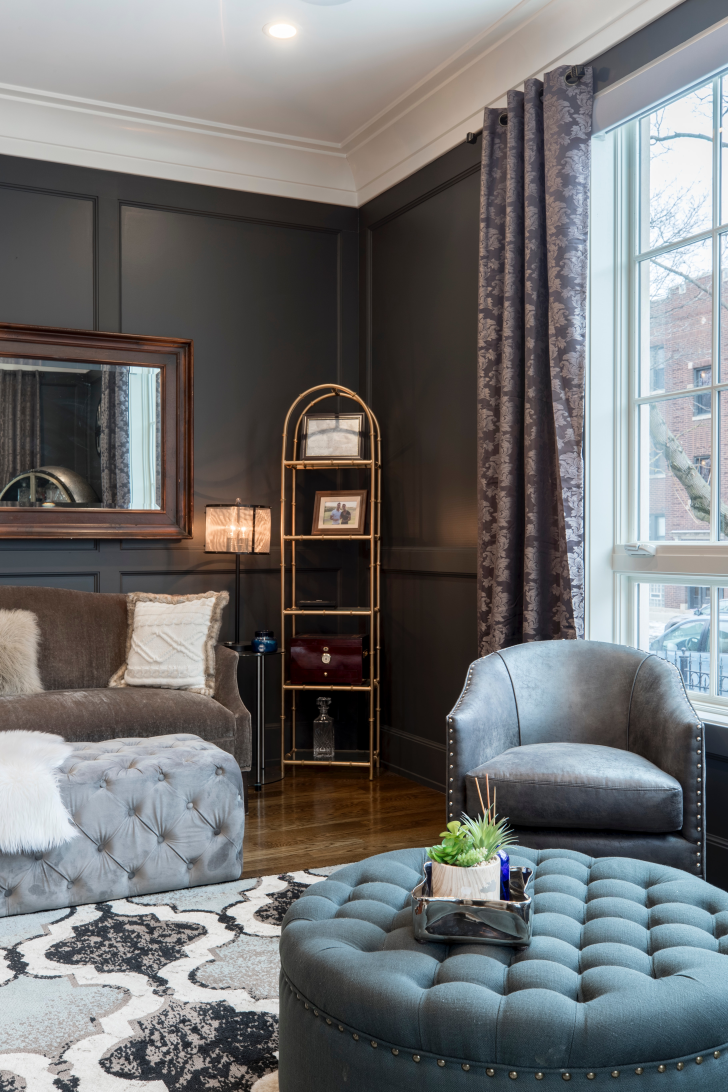
#> input picture Python_with_Ammar Sir/11_Open_CV/Resources/pexels-alex-qian-2343468.jpg, 3639 x 5458 px (shown at 1/5 size)
$ python 03-Chapter_3.py
#> lines starting #> are read from the running program, lines starting #| are printed output that depends on the picture
## Greyscale conversion of  image
# Importing libraries
import cv2 as cv
import numpy as np # numpy is used to resize pics and videos
img = cv.imread("Resources/pexels-alex-qian-2343468.jpg")
#> img is the input picture: shape (5458, 3639, 3); mean B, G, R 114, 113.9, 113.8
# Resizing image
img = cv.resize(img , (800,600)) # 800 * 600 is the new size of image
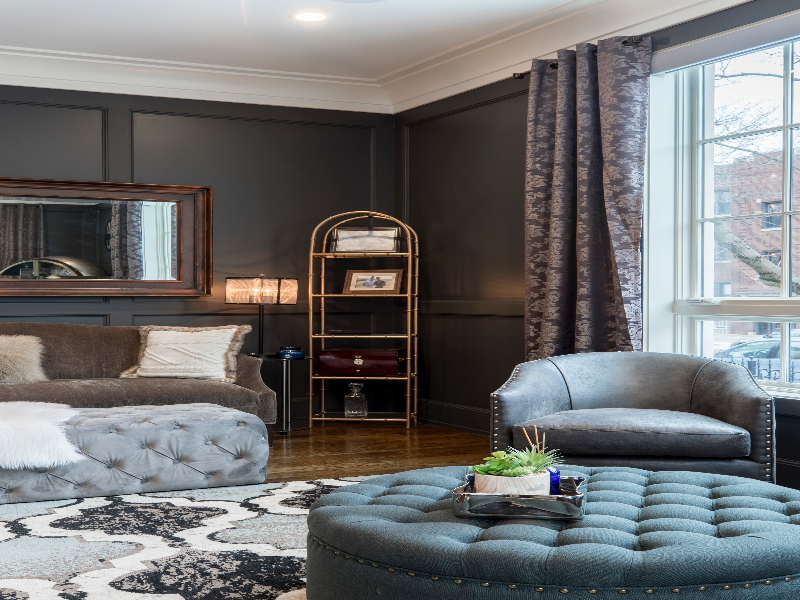
#> img: shape (600, 800, 3); mean B, G, R 113.9, 113.8, 113.7
# conversion
gray_img = cv.cvtColor(img , cv.COLOR_BGR2GRAY)
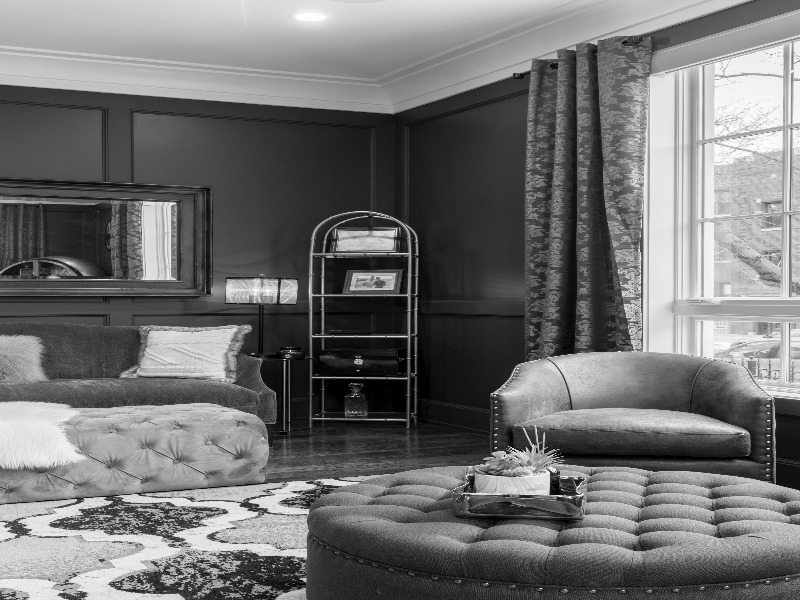
#> gray_img: shape (600, 800); min 0, max 255, mean 113.8
#display code
cv.imshow("Pehli tasveer" , img) # Unsize image
cv.imshow("Gray tasveer" , gray_img) # Grey image
#delay code
cv.waitKey(0)
cv.destroyAllWindows() # closes all windows

$ run again, with Python_with_Ammar Sir/11_Open_CV/Resources/download.jpg copied over Python_with_Ammar Sir/11_Open_CV/Resources/pexels-alex-qian-2343468.jpg
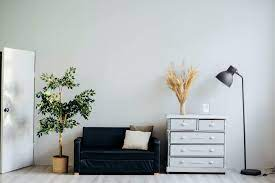
#> input picture Python_with_Ammar Sir/11_Open_CV/Resources/download.jpg, 275 x 183 px
#> img is the input picture: shape (183, 275, 3); mean B, G, R 179.6, 179.2, 174.6
#> `img = cv.resize(img , (800,600))`:
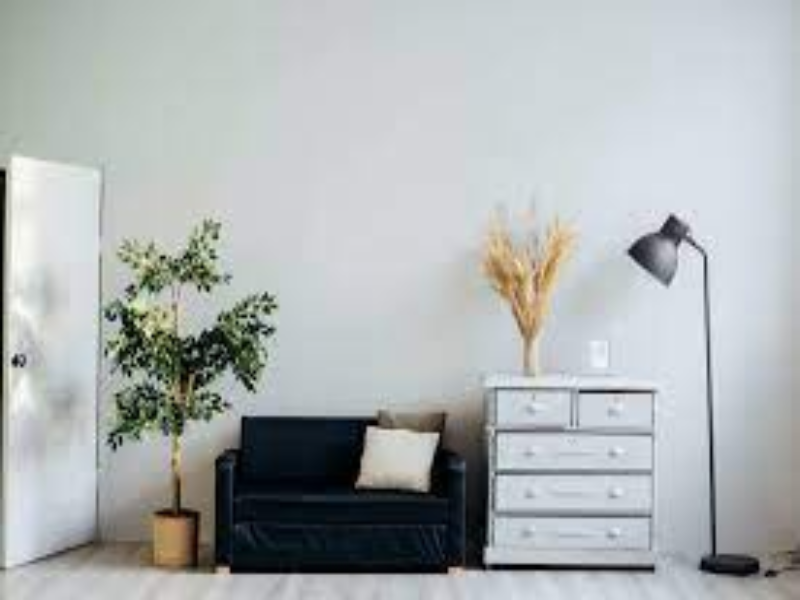
#> img: shape (600, 800, 3); mean B, G, R 179.5, 179.1, 174.5
#> `gray_img = cv.cvtColor(img , cv.COLOR_BGR2GRAY)`:
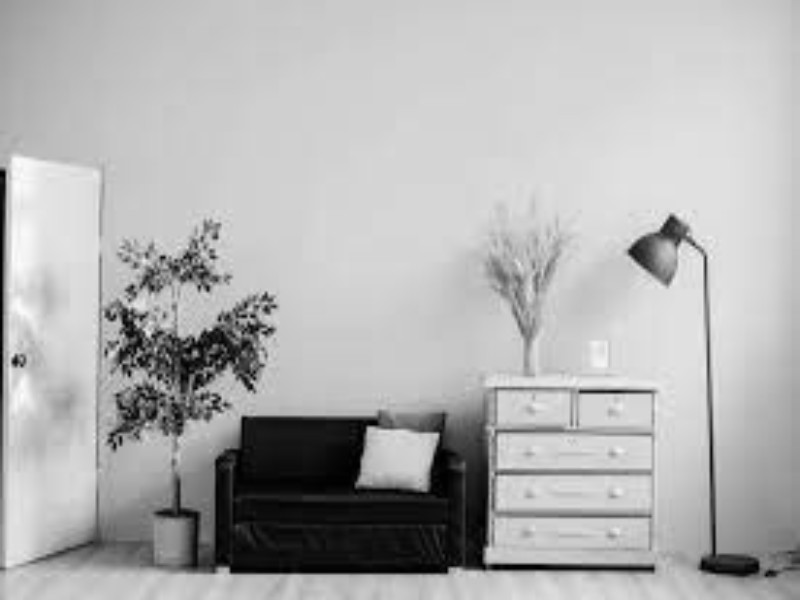
#> gray_img: shape (600, 800); min 0, max 253, mean 177.8
